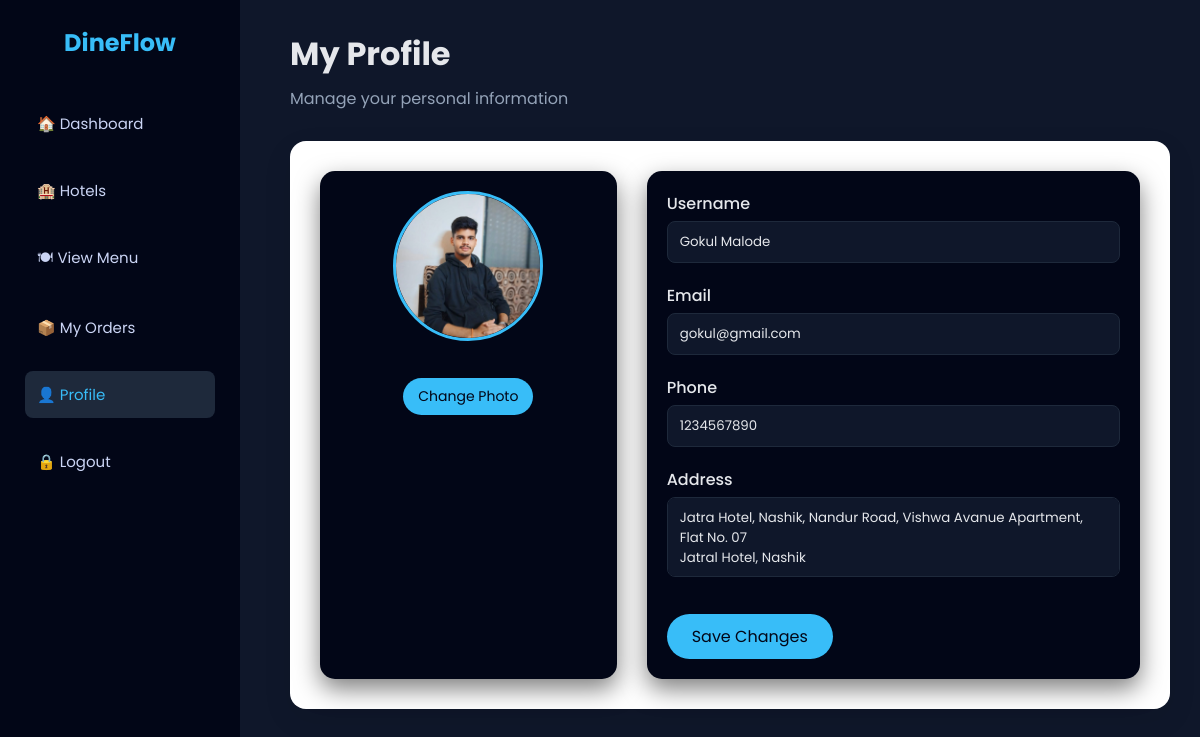
/Customer/profile.php (signed in), run on the app's committed database.
### tables this page shows
CREATE TABLE `users` (
  `id` int(11) NOT NULL,
  `username` varchar(100) DEFAULT NULL,
  `name` varchar(100) NOT NULL,
  `email` varchar(150) NOT NULL,
  `phone` varchar(15) DEFAULT NULL,
  `password` varchar(255) NOT NULL,
  `address` text DEFAULT NULL,
  `created_at` timestamp NOT NULL DEFAULT current_timestamp(),
  `role` enum('admin','manager','user') DEFAULT 'user',
  `profile_image` varchar(255) DEFAULT 'default.png'
);

### Customer/profile.php (the view, shortened to what this page needs)
<?php
include '../db.php';
$user_id = $_SESSION['user_id'];
$stmt = $conn->prepare("SELECT username, email, phone, address, profile_image FROM users WHERE id = ?");
$stmt->bind_param("i", $user_id);
$stmt->execute();
$result = $stmt->get_result();
$user = $result->fetch_assoc();
$profileImage = "default.png";
if (!empty($user['profile_image']) &&
    file_exists("../uploads/profile/" . $user['profile_image'])) {
    $profileImage = $user['profile_image'];
}
?>
<!DOCTYPE html>
<html lang="en">
<head>
<link rel="stylesheet" href="../assets/css/customer.css">
<link rel="stylesheet" href="../assets/css/profile.css">
</head>
<body>
<div class="sidebar">
    <h2>DineFlow</h2>
    <ul>
        <li><a href="dashboard.php">🏠 Dashboard</a></li>
        <li><a href="hotels.php">🏨 Hotels</a></li>
        <li><a href="menu.php">🍽 View Menu</a></li>
        <li><a href="orders.php">📦 My Orders</a></li>
        <li><a class="active" href="profile.php">👤 Profile</a></li>
        <li><a href="/DineFlow/logout.php">🔒 Logout</a></li>
    </ul>
</div>
<div class="main-content">
<header>
    <h1>My Profile</h1>
    <p>Manage your personal information</p>
</header>
<section class="profile-card">
<div class="profile-left">
    <img src="../uploads/profile/<?php echo htmlspecialchars($profileImage); ?>" alt="Profile Image">
    <form name="profileForm" action="update_profile.php"
          method="post" enctype="multipart/form-data"
          onsubmit="return validateProfile();">
        <label class="upload-btn">
            Change Photo
        </label>
</div>
<div class="profile-right">
    <div class="field">
        <label>Username</label>
        <input type="text" name="username"
            value="<?php echo htmlspecialchars($user['username']); ?>"
            oninput="validateUsername()" required>
    </div>
    <div class="field">
        <label>Email</label>
        <input type="email" name="email"
            value="<?php echo htmlspecialchars($user['email']); ?>"
            oninput="validateEmail()" required>
    </div>
    <div class="field">
        <label>Phone</label>
        <input type="text" name="phone"
            value="<?php echo htmlspecialchars($user['phone']); ?>"
            oninput="validatePhone()" required>
    </div>
    <div class="field">
        <label>Address</label>
        <textarea name="address"
            oninput="validateAddress()" required><?php
            echo htmlspecialchars($user['address']);
        ?></textarea>
    </div>
    <button type="submit" class="save-btn">Save Changes</button>
</div>
</section>
</div>
</body>
</html>

### assets/css/customer.css (style rules this page uses)
* { margin: 0; padding: 0; box-sizing: border-box; font-family: 'Poppins', sans-serif; }
body { background: #0f172a; color: #e5e7eb; }
.sidebar { position: fixed; width: 240px; height: 100vh; background: #020617; padding: 25px; }
.sidebar h2 { color: #38bdf8; text-align: center; margin-bottom: 40px; }
.sidebar ul { list-style: none; }
.sidebar ul li { margin-bottom: 20px; }
.sidebar ul li a { text-decoration: none; color: #cbd5f5; font-size: 15px; display: block; padding: 12px; border-radius: 8px; transition: 0.3s; }
.sidebar ul li a:hover, .sidebar ul li a.active { background: #1e293b; color: #38bdf8; }
.main-content { margin-left: 260px; padding: 30px; }
header { margin-bottom: 30px; }
header p { color: #94a3b8; margin-top: 8px; }

### assets/css/profile.css (style rules this page uses)
.profile-card { display: flex; gap: 40px; background: #ffffff; padding: 30px; border-radius: 16px; box-shadow: 0 10px 30px rgba(0,0,0,0.08); margin-top: 30px; }
.profile-left { width: 30%; text-align: center; }
.profile-left img { width: 180px; height: 180px; border-radius: 50%; object-fit: cover; border: 4px solid #ff6b00; }
.upload-btn { display: inline-block; margin-top: 15px; background: #ff6b00; color: #fff; padding: 10px 18px; border-radius: 8px; cursor: pointer; font-size: 14px; }
.profile-right { width: 70%; }
.field { margin-bottom: 18px; }
.field label { font-weight: 500; display: block; margin-bottom: 6px; }
.field input, .field textarea { width: 100%; padding: 12px; border-radius: 8px; border: 1px solid #ddd; font-family: 'Poppins', sans-serif; }
.field textarea { resize: none; height: 80px; }
.save-btn { margin-top: 10px; background: #1e293b; color: #fff; border: none; padding: 12px 22px; border-radius: 10px; font-size: 15px; cursor: pointer; }

### Customer/profile.php (style rules this page uses)
.profile-card { display:flex; flex-wrap:wrap; gap:30px; margin-top:30px; }
.profile-left, .profile-right { background:#020617; padding:20px; border-radius:15px; box-shadow:0 10px 25px rgba(0,0,0,0.5); }
.profile-left { flex:1 1 250px; text-align:center; }
.profile-left img { width:150px; height:150px; border-radius:50%; object-fit:cover; margin-bottom:15px; border:3px solid #38bdf8; }
.upload-btn { display:inline-block; padding:8px 15px; background:#38bdf8; color:#020617; border-radius:25px; cursor:pointer; font-size:14px; }
.profile-right { flex:2 1 400px; }
.profile-right .field { margin-bottom:20px; }
.profile-right label { display:block; margin-bottom:5px; font-weight:500; }
.profile-right input, .profile-right textarea { width:100%; padding:10px 12px; border-radius:8px; border:1px solid #1e293b; background:#0f172a; color:#e5e7eb; }
.profile-right textarea { resize:none; }
.save-btn { background:#38bdf8; color:#020617; padding:10px 25px; border:none; border-radius:25px; cursor:pointer; font-size:16px; }

### data on the page
users: profile_image (picture), username "Gokul Malode", email "gokul@gmail.com", phone "1234567890", address "Jatra Hotel, Nashik, Nandur Road, Vishwa Avanue Apartment, Flat No. 07 Jatral Hotel, Nashik"
